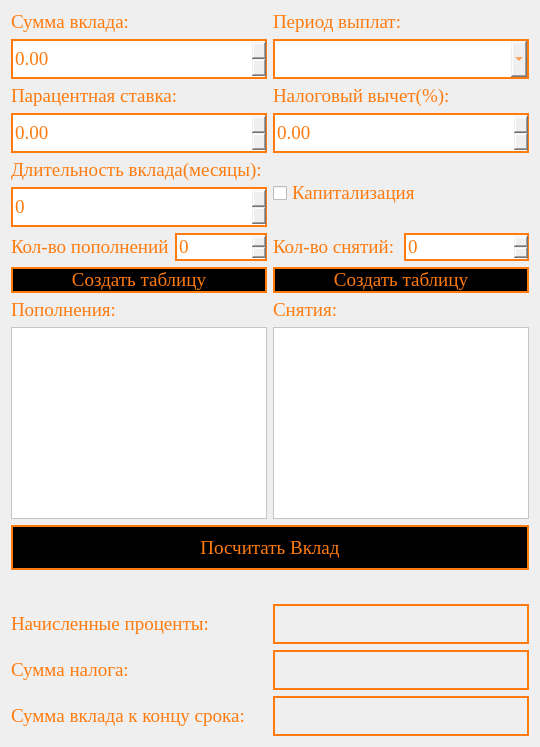
      <widget class="QWidget" name="tab_2">
       <attribute name="title">
        <string>Deposit calculator</string>
       </attribute>
       <layout class="QGridLayout" name="gridLayout_9">
        <item row="0" column="0">
         <layout class="QGridLayout" name="gridLayout_7">
          <item row="0" column="0" colspan="2">
           <widget class="QLabel" name="labelDepositSum">
            <property name="maximumSize">
             <size>
              <width>16777215</width>
              <height>16777215</height>
             </size>
            </property>
            <property name="font">
             <font>
              <family>Times New Roman</family>
              <pointsize>14</pointsize>
             </font>
            </property>
            <property name="styleSheet">
             <string notr="true">color: rgb(255, 123, 15);</string>
            </property>
            <property name="text">
             <string>Сумма вклада:</string>
            </property>
           </widget>
          </item>
          <item row="0" column="2" colspan="2">
           <widget class="QLabel" name="labelDepositTermPay">
            <property name="maximumSize">
             <size>
              <width>16777215</width>
              <height>16777215</height>
             </size>
            </property>
            <property name="font">
             <font>
              <family>Times New Roman</family>
              <pointsize>14</pointsize>
             </font>
            </property>
            <property name="styleSheet">
             <string notr="true">color: rgb(255, 123, 15);</string>
            </property>
            <property name="text">
             <string>Период выплат:</string>
            </property>
           </widget>
          </item>
          <item row="4" column="2" colspan="2">
           <widget class="QDoubleSpinBox" name="BoxDepositTax">
            <property name="minimumSize">
             <size>
              <width>0</width>
              <height>40</height>
             </size>
            </property>
            <property name="maximumSize">
             <size>
              <width>16777215</width>
              <height>16777215</height>
             </size>
            </property>
            <property name="font">
             <font>
              <family>Times New Roman</family>
              <pointsize>14</pointsize>
             </font>
            </property>
            <property name="styleSheet">
             <string notr="true">QDoubleSpinBox{
	color: rgb(255, 123, 15);
	border: 2px solid rgb(255,123,15);
}
QDoubleSpinBox::focus{
	color: rgb(255, 255, 8);
	border: 2px solid rgb(255, 255, 8);
}</string>
            </property>
           </widget>
          </item>
          <item row="2" column="0" colspan="2">
           <widget class="QDoubleSpinBox" name="BoxDepositSum">
            <property name="minimumSize">
             <size>
              <width>0</width>
              <height>40</height>
             </size>
            </property>
            <property name="maximumSize">
             <size>
              <width>16777215</width>
              <height>16777215</height>
             </size>
            </property>
            <property name="font">
             <font>
              <family>Times New Roman</family>
              <pointsize>14</pointsize>
             </font>
            </property>
            <property name="styleSheet">
             <string notr="true">QDoubleSpinBox{
	color: rgb(255, 123, 15);
	border: 2px solid rgb(255,123,15);
}
QDoubleSpinBox::focus{
	color: rgb(255, 255, 8);
	border: 2px solid rgb(255, 255, 8);
}</string>
            </property>
            <property name="maximum">
             <double>100000000000000.000000000000000</double>
            </property>
           </widget>
          </item>
          <item row="5" column="2" rowspan="2" colspan="2">
           <widget class="QCheckBox" name="CheckKap">
            <property name="minimumSize">
             <size>
              <width>0</width>
              <height>50</height>
             </size>
            </property>
            <property name="font">
             <font>
              <family>Times New Roman</family>
              <pointsize>14</pointsize>
             </font>
            </property>
            <property name="layoutDirection">
             <enum>Qt::LeftToRight</enum>
            </property>
            <property name="styleSheet">
             <string notr="true">QCheckBox{
	color: rgb(255, 123, 15);
	border 2px solid rgb(255, 255, 8);
}
QCheckBox:checked{
	color: rgb(255, 255, 8);
}</string>
            </property>
            <property name="text">
             <string>Капитализация</string>
            </property>
           </widget>
          </item>
          <item row="4" column="0" colspan="2">
           <widget class="QDoubleSpinBox" name="BoxDepositRate">
            <property name="minimumSize">
             <size>
              <width>0</width>
              <height>40</height>
             </size>
            </property>
            <property name="maximumSize">
             <size>
              <width>16777215</width>
              <height>16777215</height>
             </size>
            </property>
            <property name="font">
             <font>
              <family>Times New Roman</family>
              <pointsize>14</pointsize>
             </font>
            </property>
            <property name="styleSheet">
             <string notr="true">QDoubleSpinBox{
	color: rgb(255, 123, 15);
	border: 2px solid rgb(255,123,15);
}
QDoubleSpinBox::focus{
	color: rgb(255, 255, 8);
	border: 2px solid rgb(255, 255, 8);
}</string>
            </property>
           </widget>
          </item>
          <item row="2" column="2" colspan="2">
           <widget class="QComboBox" name="BoxTermPayType">
            <property name="minimumSize">
             <size>
              <width>0</width>
              <height>40</height>
             </size>
            </property>
            <property name="maximumSize">
             <size>
              <width>16777215</width>
              <height>16777215</height>
             </size>
            </property>
            <property name="font">
             <font>
              <family>Times New Roman</family>
              <pointsize>14</pointsize>
             </font>
            </property>
            <property name="styleSheet">
             <string notr="true">QComboBox{
	color: rgb(255, 123, 15);
	border: 2px solid rgb(255,123,15);
}
QComboBox::on{
	color: rgb(255, 255, 8);
	border: 2px solid rgb(255, 255, 8);
}
QComboBox QListView{
	color: rgb(255, 255, 8);
	border: 2px solid rgb(255, 255, 8);
}

QComboBox::focus{
	color: rgb(255, 255, 8);
	border: 2px solid rgb(255, 255, 8);
}
</string>
            </property>
           </widget>
          </item>
          <item row="3" column="0" colspan="2">
           <widget class="QLabel" name="labelDepositRate">
            <property name="maximumSize">
             <size>
              <width>16777215</width>
              <height>16777215</height>
             </size>
            </property>
            <property name="font">
             <font>
              <family>Times New Roman</family>
              <pointsize>14</pointsize>
             </font>
            </property>
            <property name="styleSheet">
             <string notr="true">color: rgb(255, 123, 15);</string>
            </property>
            <property name="text">
             <string>Парацентная ставка:</string>
            </property>
           </widget>
          </item>
          <item row="3" column="2" colspan="2">
           <widget class="QLabel" name="labelDepositTax">
            <property name="maximumSize">
             <size>
              <width>16777215</width>
              <height>16777215</height>
             </size>
            </property>
            <property name="font">
             <font>
              <family>Times New Roman</family>
              <pointsize>14</pointsize>
             </font>
            </property>
            <property name="styleSheet">
             <string notr="true">color: rgb(255, 123, 15);</string>
            </property>
            <property name="text">
             <string>Налоговый вычет(%):</string>
            </property>
           </widget>
          </item>
          <item row="5" column="0" colspan="2">
           <widget class="QLabel" name="labelDepositTerm">
            <property name="maximumSize">
             <size>
              <width>16777215</width>
              <height>16777215</height>
             </size>
            </property>
            <property name="font">
             <font>
              <family>Times New Roman</family>
              <pointsize>14</pointsize>
             </font>
            </property>
            <property name="styleSheet">
             <string notr="true">color: rgb(255, 123, 15);</string>
            </property>
            <property name="text">
             <string>Длительность вклада(месяцы):</string>
            </property>
           </widget>
          </item>
          <item row="6" column="0" colspan="2">
           <widget class="QSpinBox" name="BoxDepositTerm">
            <property name="minimumSize">
             <size>
              <width>0</width>
              <height>40</height>
             </size>
            </property>
            <property name="maximumSize">
             <size>
              <width>16777215</width>
              <height>16777215</height>
             </size>
            </property>
            <property name="font">
             <font>
              <family>Times New Roman</family>
              <pointsize>14</pointsize>
             </font>
            </property>
            <property name="styleSheet">
             <string notr="true">QSpinBox{
	color: rgb(255, 123, 15);
	border: 2px solid rgb(255,123,15);
}

QSpinBox::focus{
	color: rgb(255, 255, 8);
	border: 2px solid rgb(255, 255, 8);
}</string>
            </property>
            <property name="maximum">
             <number>1000000</number>
            </property>
           </widget>
          </item>
         </layout>
        </item>
        <item row="2" column="0">
         <layout class="QGridLayout" name="gridLayout_6">
          <item row="1" column="1">
           <widget class="QLabel" name="labelDepositGetRateVal">
            <property name="minimumSize">
             <size>
              <width>0</width>
              <height>40</height>
             </size>
            </property>
            <property name="font">
             <font>
              <family>Times New Roman</family>
              <pointsize>14</pointsize>
             </font>
            </property>
            <property name="styleSheet">
             <string notr="true">color: rgb(255, 123, 15);
border: 2px solid rgb(255,123,15);</string>
            </property>
            <property name="text">
             <string/>
            </property>
           </widget>
          </item>
          <item row="2" column="1">
           <widget class="QLabel" name="labelDepositTaxSumVal">
            <property name="minimumSize">
             <size>
              <width>0</width>
              <height>40</height>
             </size>
            </property>
            <property name="font">
             <font>
              <family>Times New Roman</family>
              <pointsize>14</pointsize>
             </font>
            </property>
            <property name="styleSheet">
             <string notr="true">color: rgb(255, 123, 15);
border: 2px solid rgb(255,123,15);</string>
            </property>
            <property name="text">
             <string/>
            </property>
           </widget>
          </item>
          <item row="3" column="1">
           <widget class="QLabel" name="labelDepositSumTotalVal">
            <property name="minimumSize">
             <size>
              <width>0</width>
              <height>40</height>
             </size>
            </property>
            <property name="font">
             <font>
              <family>Times New Roman</family>
              <pointsize>14</pointsize>
             </font>
            </property>
            <property name="styleSheet">
             <string notr="true">color: rgb(255, 123, 15);
border: 2px solid rgb(255,123,15);</string>
            </property>
            <property name="text">
             <string/>
            </property>
           </widget>
          </item>
          <item row="2" column="0">
           <widget class="QLabel" name="labelDepositTaxSum">
            <property name="minimumSize">
             <size>
              <width>0</width>
              <height>40</height>
             </size>
            </property>
            <property name="font">
             <font>
              <family>Times New Roman</family>
              <pointsize>14</pointsize>
             </font>
            </property>
            <property name="styleSheet">
             <string notr="true">color: rgb(255, 123, 15);</string>
            </property>
            <property name="text">
             <string>Сумма налога:</string>
            </property>
           </widget>
          </item>
          <item row="1" column="0">
           <widget class="QLabel" name="labelDepositGetRate">
            <property name="minimumSize">
             <size>
              <width>0</width>
              <height>40</height>
             </size>
            </property>
            <property name="font">
             <font>
              <family>Times New Roman</family>
              <pointsize>14</pointsize>
             </font>
            </property>
            <property name="styleSheet">
             <string notr="true">color: rgb(255, 123, 15);</string>
            </property>
            <property name="text">
             <string>Начисленные проценты:</string>
            </property>
           </widget>
          </item>
          <item row="3" column="0">
           <widget class="QLabel" name="labelDepositSumTotal">
            <property name="minimumSize">
             <size>
              <width>0</width>
              <height>40</height>
             </size>
            </property>
            <property name="font">
             <font>
              <family>Times New Roman</family>
              <pointsize>14</pointsize>
             </font>
            </property>
            <property name="styleSheet">
             <string notr="true">color: rgb(255, 123, 15);</string>
            </property>
            <property name="text">
             <string>Сумма вклада к концу срока:</string>
            </property>
           </widget>
          </item>
          <item row="0" column="0" colspan="2">
           <widget class="QLabel" name="label_deposit_error">
            <property name="font">
             <font>
              <family>Times New Roman</family>
              <pointsize>14</pointsize>
             </font>
            </property>
            <property name="styleSheet">
             <string notr="true">color: rgb(255, 123, 15);</string>
            </property>
            <property name="text">
             <string/>
            </property>
           </widget>
          </item>
         </layout>
        </item>
        <item row="1" column="0">
         <layout class="QGridLayout" name="gridLayout_8">
          <item row="3" column="0">
           <widget class="QTableView" name="TableDepositIn">
            <property name="font">
             <font>
              <family>Times New Roman</family>
              <pointsize>14</pointsize>
             </font>
            </property>
            <property name="styleSheet">
             <string notr="true">background-color: rgb(255, 255, 255);
color: rgb(0,0,0);</string>
            </property>
           </widget>
          </item>
          <item row="3" column="1">
           <widget class="QTableView" name="TableDepositOut">
            <property name="font">
             <font>
              <family>Times New Roman</family>
              <pointsize>14</pointsize>
             </font>
            </property>
            <property name="styleSheet">
             <string notr="true">background-color: rgb(255, 255, 255);
color: rgb(0,0,0);</string>
            </property>
           </widget>
          </item>
          <item row="2" column="1">
           <widget class="QLabel" name="labelDepositListOut">
            <property name="font">
             <font>
              <family>Times New Roman</family>
              <pointsize>14</pointsize>
             </font>
            </property>
            <property name="styleSheet">
             <string notr="true">color: rgb(255, 123, 15);</string>
            </property>
            <property name="text">
             <string>Снятия:</string>
            </property>
           </widget>
          </item>
          <item row="1" column="0">
           <layout class="QGridLayout" name="gridLayout_12">
            <item row="1" column="1">
             <layout class="QHBoxLayout" name="horizontalLayout_3">
              <item>
               <widget class="QLabel" name="label_add">
                <property name="font">
                 <font>
                  <family>Times New Roman</family>
                  <pointsize>14</pointsize>
                 </font>
                </property>
                <property name="styleSheet">
                 <string notr="true">color: rgb(255, 123, 15);</string>
                </property>
                <property name="text">
                 <string>Кол-во пополнений</string>
                </property>
               </widget>
              </item>
              <item>
               <widget class="QSpinBox" name="spinBox_add_count">
                <property name="font">
                 <font>
                  <family>Times New Roman</family>
                  <pointsize>14</pointsize>
                 </font>
                </property>
                <property name="styleSheet">
                 <string notr="true">QSpinBox{
	color: rgb(255, 123, 15);
	border: 2px solid rgb(255,123,15);
}

QSpinBox::focus{
	color: rgb(255, 255, 8);
	border: 2px solid rgb(255, 255, 8);
}</string>
                </property>
                <property name="maximum">
                 <number>1000000</number>
                </property>
               </widget>
              </item>
             </layout>
            </item>
            <item row="2" column="1">
             <widget class="QPushButton" name="ButtonCreateAddTable">
              <property name="font">
               <font>
                <family>Times New Roman</family>
                <pointsize>14</pointsize>
               </font>
              </property>
              <property name="styleSheet">
               <string notr="true">QPushButton{
	color: rgb(255, 123, 15);
	background-color: rgb(0, 0, 0);
	border: 2px solid rgb(255,123,15);
}

QPushButton::pressed{
	color: rgb(255, 255, 8);
	background-color: rgb(0, 0, 0);
	border: 2px solid rgb(255, 255, 8);
}</string>
              </property>
              <property name="text">
               <string>Создать таблицу</string>
              </property>
             </widget>
            </item>
           </layout>
          </item>
          <item row="2" column="0">
           <widget class="QLabel" name="labelDepositListIn">
            <property name="font">
             <font>
              <family>Times New Roman</family>
              <pointsize>14</pointsize>
             </font>
            </property>
            <property name="styleSheet">
             <string notr="true">color: rgb(255, 123, 15);</string>
            </property>
            <property name="text">
             <string>Пополнения:</string>
            </property>
           </widget>
          </item>
          <item row="4" column="0" colspan="2">
           <widget class="QPushButton" name="ButtonDepositCalc">
            <property name="minimumSize">
             <size>
              <width>75</width>
              <height>45</height>
             </size>
            </property>
            <property name="font">
             <font>
              <family>Times New Roman</family>
              <pointsize>14</pointsize>
             </font>
            </property>
            <property name="styleSheet">
             <string notr="true">QPushButton{
	color: rgb(255, 123, 15);
	background-color: rgb(0, 0, 0);
	border: 2px solid rgb(255,123,15);
}

QPushButton::pressed{
	color: rgb(255, 255, 8);
	background-color: rgb(0, 0, 0);
	border: 2px solid rgb(255, 255, 8);
}</string>
            </property>
            <property name="text">
             <string>Посчитать Вклад</string>
            </property>
           </widget>
          </item>
          <item row="1" column="1">
           <layout class="QGridLayout" name="gridLayout_13">
            <item row="1" column="0">
             <layout class="QHBoxLayout" name="horizontalLayout_4">
              <item>
               <widget class="QLabel" name="label_sub">
                <property name="font">
                 <font>
                  <family>Times New Roman</family>
                  <pointsize>14</pointsize>
                 </font>
                </property>
                <property name="styleSheet">
                 <string notr="true">color: rgb(255, 123, 15);</string>
                </property>
                <property name="text">
                 <string>Кол-во снятий:</string>
                </property>
               </widget>
              </item>
              <item>
               <widget class="QSpinBox" name="spinBox_sub_count">
                <property name="font">
                 <font>
                  <family>Times New Roman</family>
                  <pointsize>14</pointsize>
                 </font>
                </property>
                <property name="styleSheet">
                 <string notr="true">QSpinBox{
	color: rgb(255, 123, 15);
	border: 2px solid rgb(255,123,15);
}

QSpinBox::focus{
	color: rgb(255, 255, 8);
	border: 2px solid rgb(255, 255, 8);
}</string>
                </property>
                <property name="maximum">
                 <number>1000000</number>
                </property>
               </widget>
              </item>
             </layout>
            </item>
            <item row="2" column="0">
             <widget class="QPushButton" name="ButtonCreateSubTable">
              <property name="font">
               <font>
                <family>Times New Roman</family>
                <pointsize>14</pointsize>
               </font>
              </property>
              <property name="styleSheet">
               <string notr="true">QPushButton{
	color: rgb(255, 123, 15);
	background-color: rgb(0, 0, 0);
	border: 2px solid rgb(255,123,15);
}

QPushButton::pressed{
	color: rgb(255, 255, 8);
	background-color: rgb(0, 0, 0);
	border: 2px solid rgb(255, 255, 8);
}</string>
              </property>
              <property name="text">
               <string>Создать таблицу</string>
              </property>
             </widget>
            </item>
           </layout>
          </item>
         </layout>
        </item>
       </layout>
      </widget>
